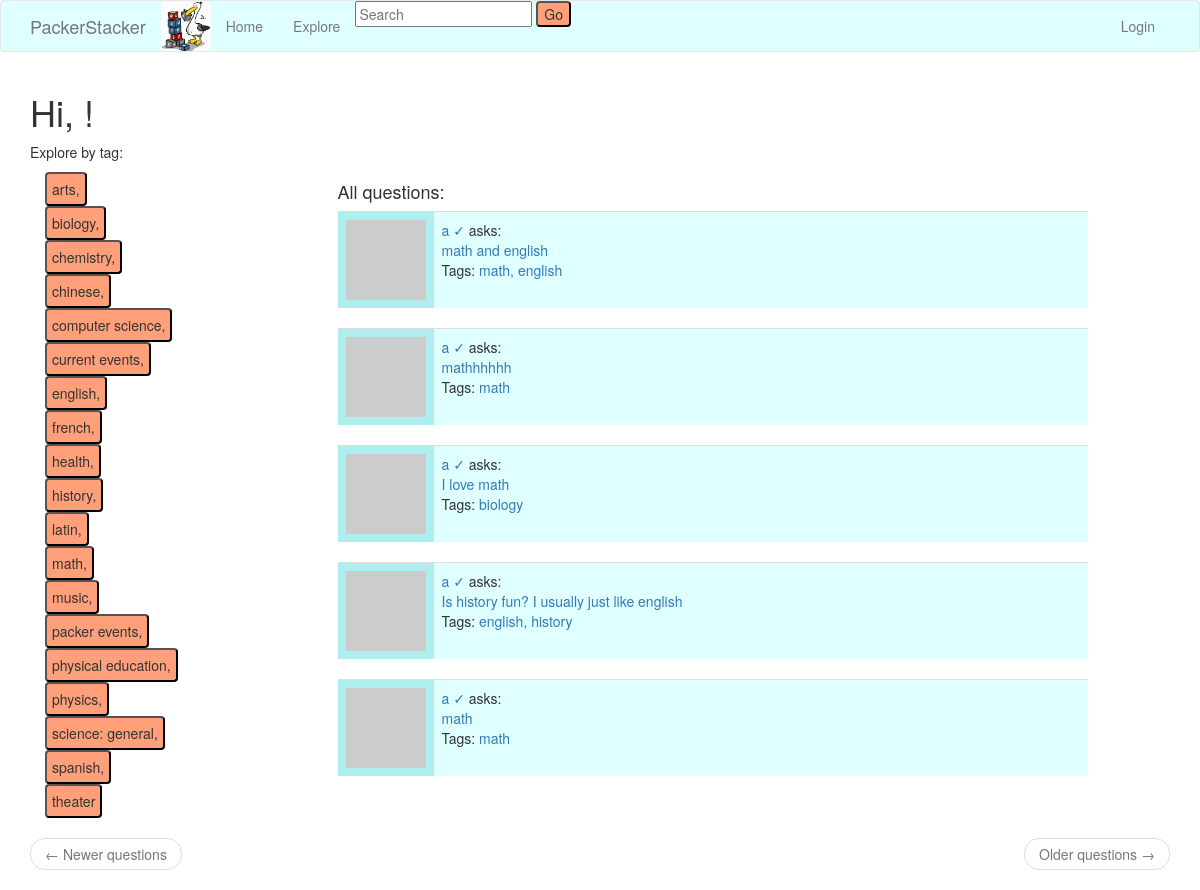
Before: /explore with the older database file.
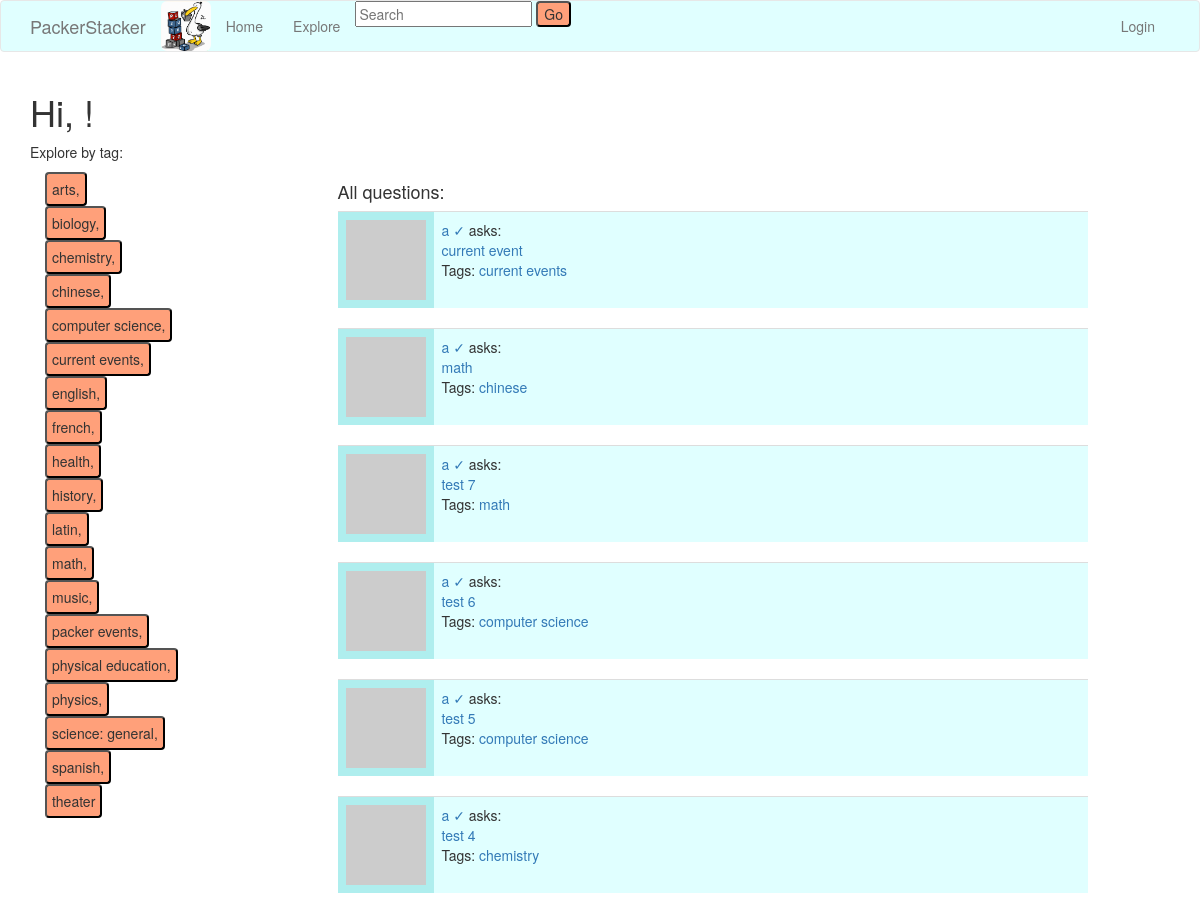
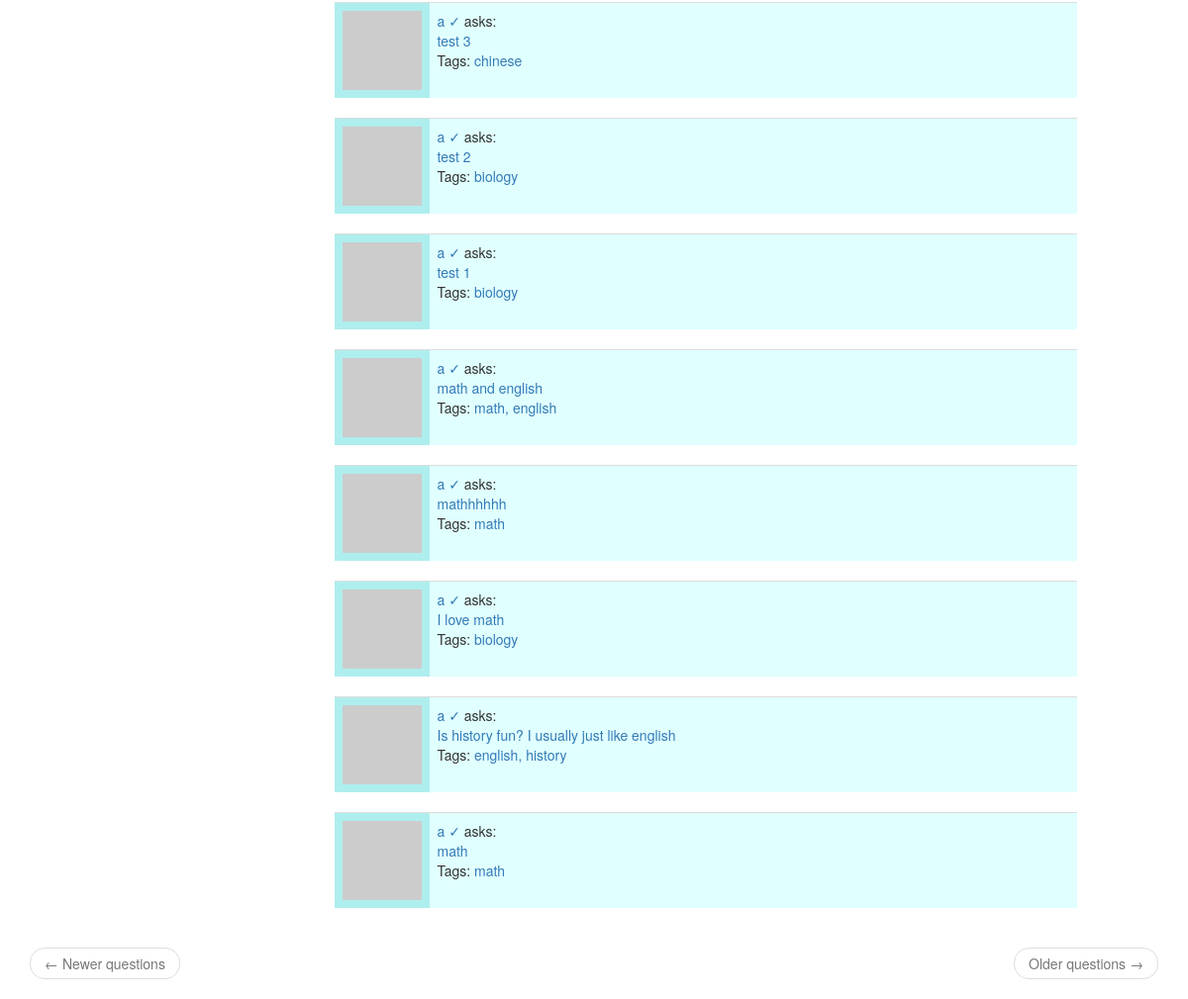
After: the same page with the newer database file (2 pictures, top to bottom).
### app/models.py (models this page shows, shortened)
class Tag(db.Model):
    id = db.Column(db.Integer, primary_key=True)
    name = db.Column(db.String(30), unique=True)
    questions = db.relationship('Question', secondary='question_tag', backref='tags')

class Question(db.Model):
    id = db.Column(db.Integer, primary_key=True)
    body = db.Column(db.String(1000))
    timestamp = db.Column(db.DateTime, index=True, default=datetime.utcnow)
    user_id = db.Column(db.Integer, db.ForeignKey('user.id'))
    replies = db.relationship('Reply', backref='op', lazy='dynamic')

class User(UserMixin, db.Model):
    id = db.Column(db.Integer, primary_key=True)
    username = db.Column(db.String(64), index=True, unique=True)
    email = db.Column(db.String(120), index=True, unique=True)
    password_hash = db.Column(db.String(128))
    questions = db.relationship('Question', backref='author', lazy='dynamic')
    replies = db.relationship('Reply', backref='author', lazy='dynamic')
    about_me = db.Column(db.String(140))
    last_seen = db.Column(db.DateTime, default=datetime.utcnow)
    type = db.Column(db.Boolean())
    def avatar(self, size):
        digest = md5(self.email.lower().encode('utf-8')).hexdigest()
        return 'https://www.gravatar.com/avatar/{}?d=identicon&s={}'.format(digest, size)
    followed = db.relationship(
        'User', secondary=followers,
        primaryjoin=(followers.c.follower_id == id),
        secondaryjoin=(followers.c.followed_id == id),
        backref=db.backref('followers', lazy='dynamic'), lazy='dynamic')

### app/routes.py (the view)
@app.route('/explore')
def explore():
    page = request.args.get('page', 1, type=int)
    tags = Tag.query.order_by(Tag.name)
    questions = Question.query.order_by(Question.timestamp.desc()).paginate(page=page, per_page=app.config['QUESTIONS_PER_PAGE'], error_out=False)
    next_url = url_for('explore', page=questions.next_num) \
        if questions.has_next else None
    prev_url = url_for('explore', page=questions.prev_num) \
        if questions.has_prev else None
    return render_template("explore.html", title='Explore', tags=tags, questions=questions.items,next_url=next_url, prev_url=prev_url)

### app/routes.py (called while the page is built)
@app.before_request
def before_request():
    if current_user.is_authenticated:
        current_user.last_seen = datetime.utcnow()
        db.session.commit()

### app/templates/explore.html
{% extends "base.html" %}
{% import 'bootstrap/wtf.html' as wtf %}
{% block app_content %}
<div class="">
    <h1>Hi, {{ current_user.username }}!</h1>
    <div class="container">
      <div class="row">
        <p> Explore by tag:   </p>
          <div class="col-md-3">
            {% for tag in tags %}
            <form action="{{ url_for('tag_page', id=tag.id) }}">
              <button style="background-color:lightsalmon; padding:5px; border-radius: 4px">
                {{ tag.name }}{% if not loop.last %}, </button></form> {% endif %}{% endfor %}
            </div>
          <div class="col-md-8">
          <h4> All questions: </h4>
          {% for question in questions %}
            {% include '_question.html' %}
          {% endfor %}
        </div>
        </div>
        </div>
          <nav aria-label="...">
            <ul class="pager">
              <li class="previous{% if not prev_url %} disabled{% endif %}">
                  <a href="{{ prev_url or '#' }}">
                      <span aria-hidden="true">&larr;</span> Newer questions
                  </a>
              </li>
              <li class="next{% if not next_url %} disabled{% endif %}">
                  <a href="{{ next_url or '#' }}">
                      Older questions <span aria-hidden="true">&rarr;</span>
                  </a>
              </li>
          </ul>
      </nav>
{% endblock %}

### app/templates/base.html (shortened to what this page needs)
{% extends 'bootstrap/base.html' %}
{% block navbar %}
    <nav class="navbar navbar-default" style="background-color:lightCyan">
      <div class="container">
                <div class="navbar-header" style ="height:50px">
                    <img src="static/logo.jpg" class="img-rounded" alt="Packer Stacker" style="height:100%">
                    <a class="navbar-brand" href="{{ url_for('index') }}">PackerStacker</a>
                </div>
                <div class="collapse navbar-collapse" id="bs-example-navbar-collapse-1">
                    <ul class="nav navbar-nav">
                        <li><a href="{{ url_for('index') }}">Home</a></li>
                        <li><a href="{{ url_for('explore') }}">Explore</a></li>
                        <li><form action="{{ url_for('search') }}" method="POST">
    			                   <input type="text" name="search" placeholder="Search">
    			                    <button type="submit" style="background-color:lightsalmon; border-radius: 4px">Go</button></form></li>
                    </ul>
                    <ul class="nav navbar-nav navbar-right">
                        {% if current_user.is_anonymous %}
                        <li><a href="{{ url_for('login') }}">Login</a></li>
                        {% else %}
                        <li><a href="{{ url_for('user', username=current_user.username) }}">Profile</a></li>
                        <li><a href="{{ url_for('logout') }}">Logout</a></li>
                        {% endif %}
                    </ul>
                </div>
            </div>
        </nav>
{% endblock %}
{% block content %}
    <div class="container">
        {% block app_content %}{% endblock %}
    </div>
{% endblock %}

### app/templates/_question.html
<table class="table table-hover" style="background-color:PaleTurquoise">
      <tr>
          <td width="70px">
                  <img src="{{ question.author.avatar(70) }}" />
          </td>
          <td style="width:100%; background-color:lightCyan">
              <a href="{{ url_for('user', username=question.author.username) }}">
                  {{ question.author.username }} {%if question.author.type %} &#x2713 {%endif%}
              </a>
              asks:
              <br>
              <a style="text-decoration: none" href="{{ url_for('question_page', id=question.id) }}">
                {{ question.body }}
              </a>
              <br>
              <p>Tags: {% for tag in question.tags %}
                <a href="{{ url_for('tag_page', id=tag.id) }}">
                  {{ tag.name }}{% if not loop.last %}, {% endif %}{% endfor %}
                </a>
                </p>
          </td>
      </tr>
</table>

Changed rows visible on the page:
added Question: author.username "a", body "current event", Tag (name "current events")
added Question: author.username "a", body "math", Tag (name "chinese")
added Question: author.username "a", body "test 7", Tag (name "math")
added Question: author.username "a", body "test 6", Tag (name "computer science")
added Question: author.username "a", body "test 5", Tag (name "computer science")
added Question: author.username "a", body "test 4", Tag (name "chemistry")
added Question: author.username "a", body "test 3", Tag (name "chinese")
added Question: author.username "a", body "test 2", Tag (name "biology")
added Question: author.username "a", body "test 1", Tag (name "biology")
